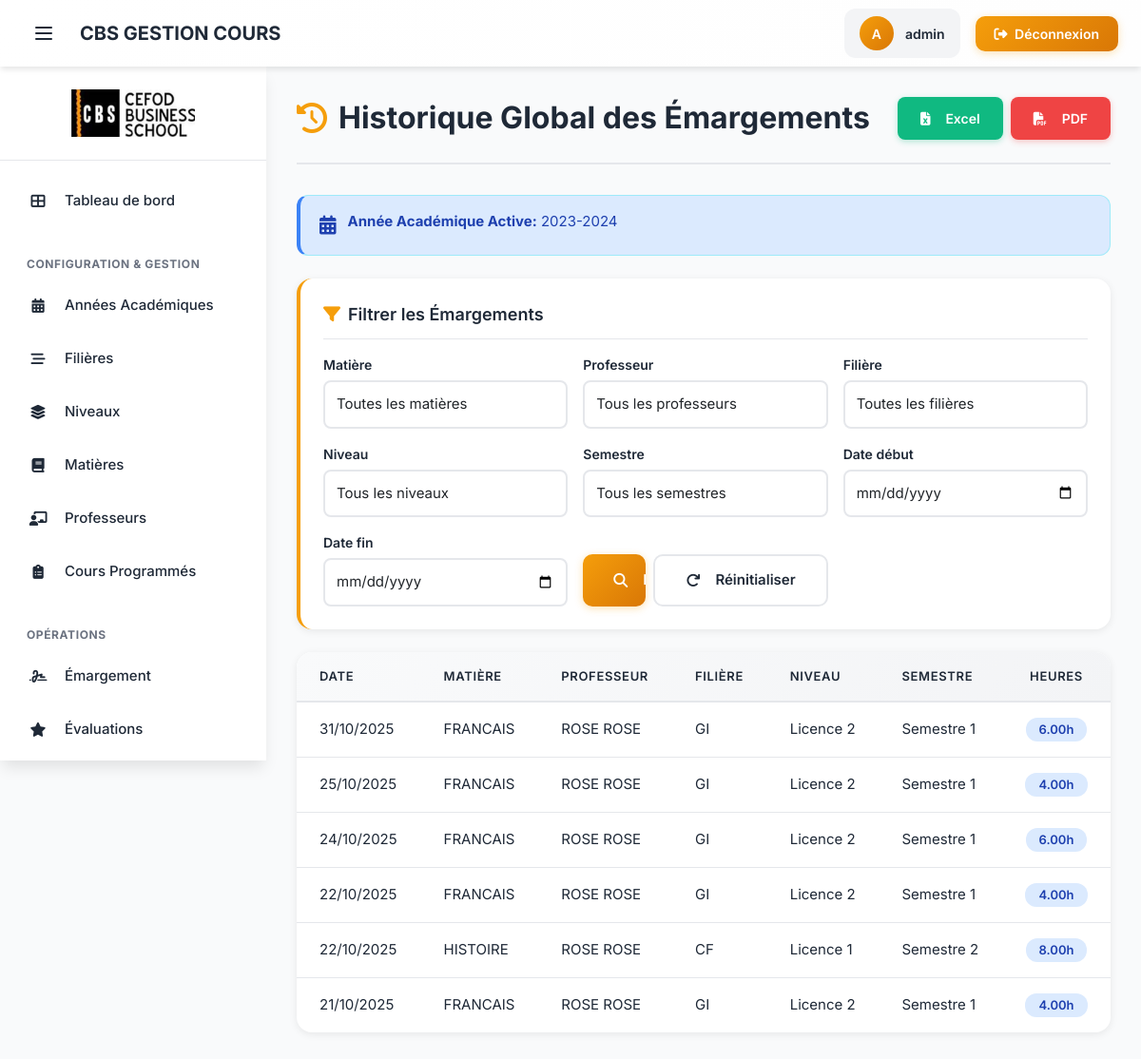
The page /historique/ (signed in) on the database as committed earlier.
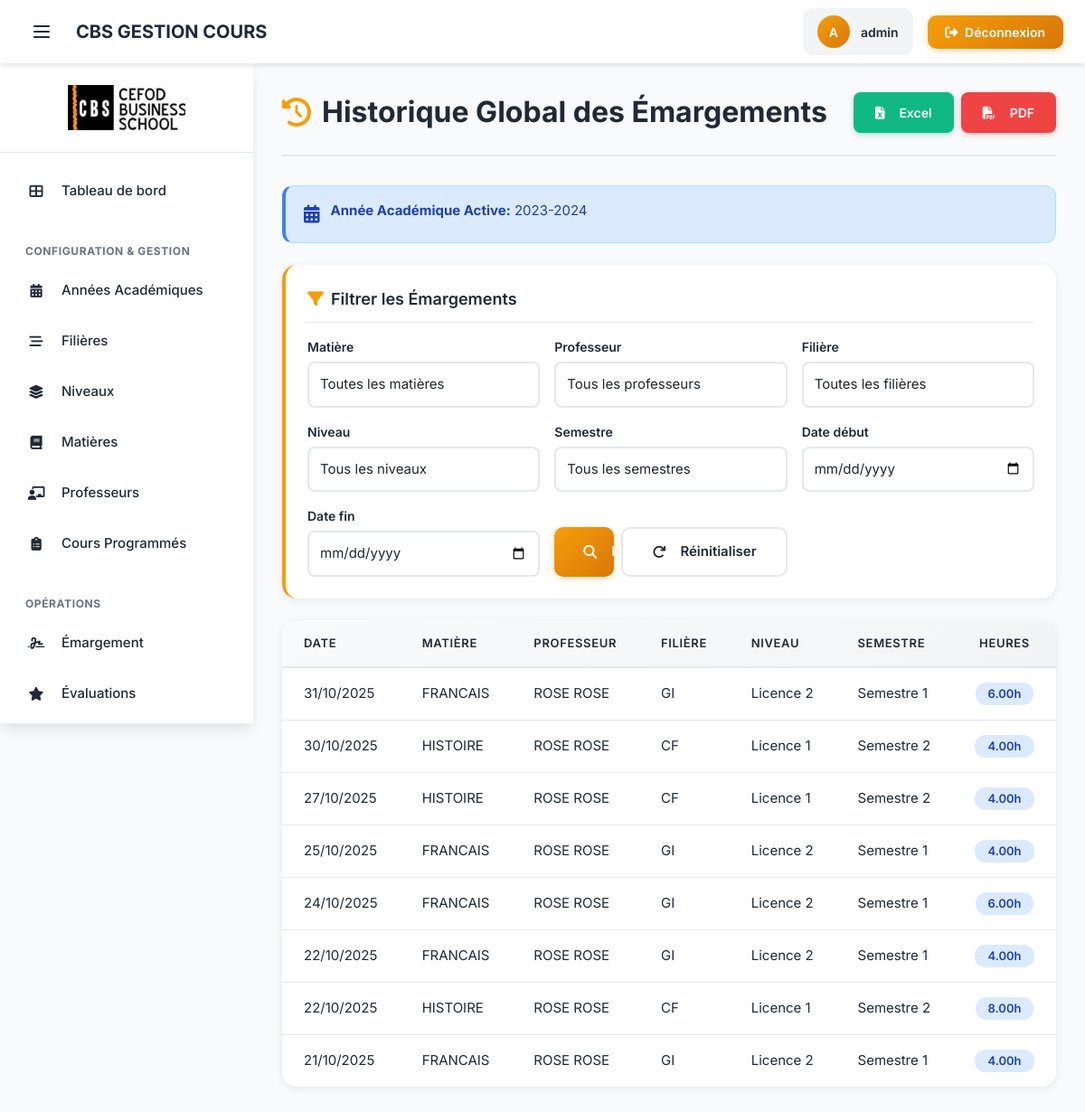
The same page on the database as committed later.
### gestion_cours/models.py (models this page shows, shortened)
class Emargement(models.Model):
    matiere_programmer = models.ForeignKey(MatiereProgrammee, on_delete=models.CASCADE)
    date_emar = models.DateField(verbose_name="Date de la séance")
    heure_eff = models.DecimalField(max_digits=4, decimal_places=2, verbose_name="Heures effectuées")
    class Meta:
        verbose_name_plural = "Émargements"
        unique_together = ('matiere_programmer', 'date_emar')

class MatiereProgrammee(models.Model):
    SEMESTRE_CHOICES = [
        ('S1', 'Semestre 1'),
        ('S2', 'Semestre 2'),
    ]
    matiere = models.ForeignKey(Matiere, on_delete=models.CASCADE)
    filiere = models.ForeignKey(Filiere, on_delete=models.CASCADE)
    niveau = models.ForeignKey(Niveau, on_delete=models.CASCADE)
    professeur = models.ForeignKey(Professeur, on_delete=models.CASCADE)
    annee_academique = models.ForeignKey(AnneeAcademique, on_delete=models.CASCADE)
    semestre = models.CharField(
        max_length=2,
        choices=SEMESTRE_CHOICES,
        default='S1'
    )
    nbr_heure = models.DecimalField(max_digits=5, decimal_places=2, verbose_name="Volume horaire prévu")
    date_debut_estimee = models.DateField(null=True, blank=True)
    date_fin_estimee = models.DateField(null=True, blank=True)
    class Meta:
        verbose_name_plural = "Matières Programmées"
        unique_together = ('matiere', 'filiere', 'niveau', 'annee_academique', 'semestre')

class Matiere(models.Model):
    code = models.CharField(max_length=10, unique=True)
    libelle = models.CharField(max_length=100)
    def __str__(self):
        return self.libelle
    class Meta:
        verbose_name_plural = "Matières"

class Professeur(models.Model):
    nom = models.CharField(max_length=100)
    prenoms = models.CharField(max_length=150)
    contact = models.CharField(max_length=50, unique=True)
    email = models.EmailField(unique=True)
    grade = models.CharField(
        max_length=100,
        null=True,
        blank=True,
        verbose_name="Grade universitaire"
    )
    domaine = models.CharField(
        max_length=100,
        null=True,
        blank=True,
        verbose_name="Domaine d'expertise"
    )
    cv = models.FileField(
        upload_to='professeurs/cvs/',
        null=True,
        blank=True,
        verbose_name="CV (Fichier)"
    )
    dernier_diplome = models.FileField(
        upload_to='professeurs/diplomes/',
        null=True,
        blank=True,
        verbose_name="Dernier Diplôme (Fichier)"
    )
    def __str__(self):
        return f"{self.nom} {self.prenoms}"
    class Meta:
        verbose_name = "Professeur"
        verbose_name_plural = "Professeurs"
        ordering = ['nom']

class Filiere(models.Model):
    code = models.CharField(max_length=10, unique=True)
    libelle = models.CharField(max_length=100)
    def __str__(self):
        return self.libelle
    class Meta:
        verbose_name_plural = "Filières"

class Niveau(models.Model):
    LIBELLE_CHOICES = [
        ('Licence', 'Licence'),
        ('Master', 'Master'),
    ]
    libelle = models.CharField(max_length=10, choices=LIBELLE_CHOICES)
    niv = models.IntegerField() # 1, 2 ou 3
    filiere = models.ForeignKey(Filiere, on_delete=models.CASCADE)
    def __str__(self):
        return f"{self.libelle} {self.niv} - {self.filiere.code}"
    class Meta:
        verbose_name_plural = "Niveaux"
        unique_together = ('libelle', 'filiere', 'niv')

### gestion_cours/views.py (the view)
# urls.py: path('historique/', views.historique_view, name='historique'),
@login_required
@user_passes_test(est_administrateur_pedagogique, login_url=reverse_lazy('gestion_cours:home'))
def historique_view(request):
    annee_active = get_active_annee_academique()
    if not annee_active:
        messages.warning(request, "Impossible d'afficher l'historique : Aucune année académique active trouvée.")
        historique = Emargement.objects.none()
        emargement_filter = EmargementFilterComplete(request.GET, queryset=historique)
    else:
        queryset = Emargement.objects.filter(
            matiere_programmer__annee_academique=annee_active
        ).select_related(
            'matiere_programmer__professeur',
            'matiere_programmer__matiere',
        ).order_by('-date_emar')
        emargement_filter = EmargementFilterComplete(request.GET, queryset=queryset)
        historique = emargement_filter.qs
        if not request.GET:
            historique = historique[:50]
    context = {
        'historique': historique,
        'filter': emargement_filter,
        'annee_active': annee_active.annee_accademique if annee_active else 'N/A'
    }
    return render(request, 'gestion_cours/historique_global.html', context)

### gestion_cours/views.py (called while the page is built)
def est_administrateur_pedagogique(user):
    return user.groups.filter(name='Assistant').exists() or user.is_superuser

def get_active_annee_academique():
    try:
        return AnneeAcademique.objects.get(active=True)
    except AnneeAcademique.DoesNotExist:
        return None
    except AnneeAcademique.MultipleObjectsReturned:
        return AnneeAcademique.objects.filter(active=True).order_by('-id').first()

### gestion_cours/templates/gestion_cours/historique_global.html (shortened to what this page needs)
{% extends "base.html" %}
{% load static %}
{% block content %}
<div class="page-header">
    <h1 class="page-title">
        <i class="fas fa-history"></i>
        Historique Global des Émargements
    </h1>
    <div class="page-actions">
        <div class="export-buttons">
            <a href="{% url 'gestion_cours:export_emargements_excel' %}?{{ request.GET.urlencode }}"
               class="btn-export btn-export-excel">
                <i class="fas fa-file-excel me-2"></i>Excel
            </a>
            <a href="{% url 'gestion_cours:export_emargements_pdf' %}?{{ request.GET.urlencode }}"
               class="btn-export btn-export-pdf">
                <i class="fas fa-file-pdf me-2"></i>PDF
            </a>
        </div>
    </div>
</div>
<div class="alert alert-info">
    <div class="alert-icon">
        <i class="fas fa-calendar-alt"></i>
    </div>
    <span><strong>Année Académique Active:</strong> {{ annee_active }}</span>
</div>
<div class="filter-card">
    <div class="filter-header">
        <i class="fas fa-filter"></i>
        Filtrer les Émargements
    </div>
    <form method="get" class="filter-form">
        {% for field in filter.form %}
        <div class="filter-group">
            <label for="{{ field.id_for_label }}">{{ field.label }}</label>
            {{ field }}
        </div>
        {% endfor %}
        <div class="filter-actions">
            <button type="submit" class="btn btn-primary">
                <i class="fas fa-search me-2"></i>Filtrer
            </button>
            <a href="{% url 'gestion_cours:historique' %}" class="btn btn-secondary">
                <i class="fas fa-redo me-2"></i>Réinitialiser
            </a>
        </div>
    </form>
</div>
<div class="table-card">
    <div class="table-wrapper">
        {% if historique %}
        <table class="data-table">
            <thead>
                <tr>
                    <th>Date</th>
                    <th>Matière</th>
                    <th>Professeur</th>
                    <th>Filière</th>
                    <th>Niveau</th>
                    <th>Semestre</th>
                    <th class="text-center">Heures</th>
                </tr>
            </thead>
            <tbody>
                {% for emarg in historique %}
                <tr>
                    <td>{{ emarg.date_emar|date:"d/m/Y" }}</td>
                    <td>{{ emarg.matiere_programmer.matiere.libelle }}</td>
                    <td>{{ emarg.matiere_programmer.professeur }}</td>
                    <td>{{ emarg.matiere_programmer.filiere.code }}</td>
                    <td>{{ emarg.matiere_programmer.niveau.libelle }} {{ emarg.matiere_programmer.niveau.niv }}</td>
                    <td>{{ emarg.matiere_programmer.get_semestre_display }}</td>
                    <td class="text-center col-number">
                        <span class="badge badge-info">{{ emarg.heure_eff }}h</span>
                    </td>
                </tr>
                {% endfor %}
            </tbody>
        </table>
        {% endif %}
    </div>
</div>
{% endblock %}

Rows that differ between the two databases and show on the page:
added Emargement: date_emar "30/10/2025", matiere_programmer.matiere.libelle "HISTOIRE", matiere_programmer.professeur "ROSE ROSE", matiere_programmer.filiere.code "CF", matiere_programmer.niveau.libelle "Licence", matiere_programmer.niveau.niv "1", matiere_programmer.semestre "Semestre 2", heure_eff "4.00"
added Emargement: date_emar "27/10/2025", matiere_programmer.matiere.libelle "HISTOIRE", matiere_programmer.professeur "ROSE ROSE", matiere_programmer.filiere.code "CF", matiere_programmer.niveau.libelle "Licence", matiere_programmer.niveau.niv "1", matiere_programmer.semestre "Semestre 2", heure_eff "4.00"
